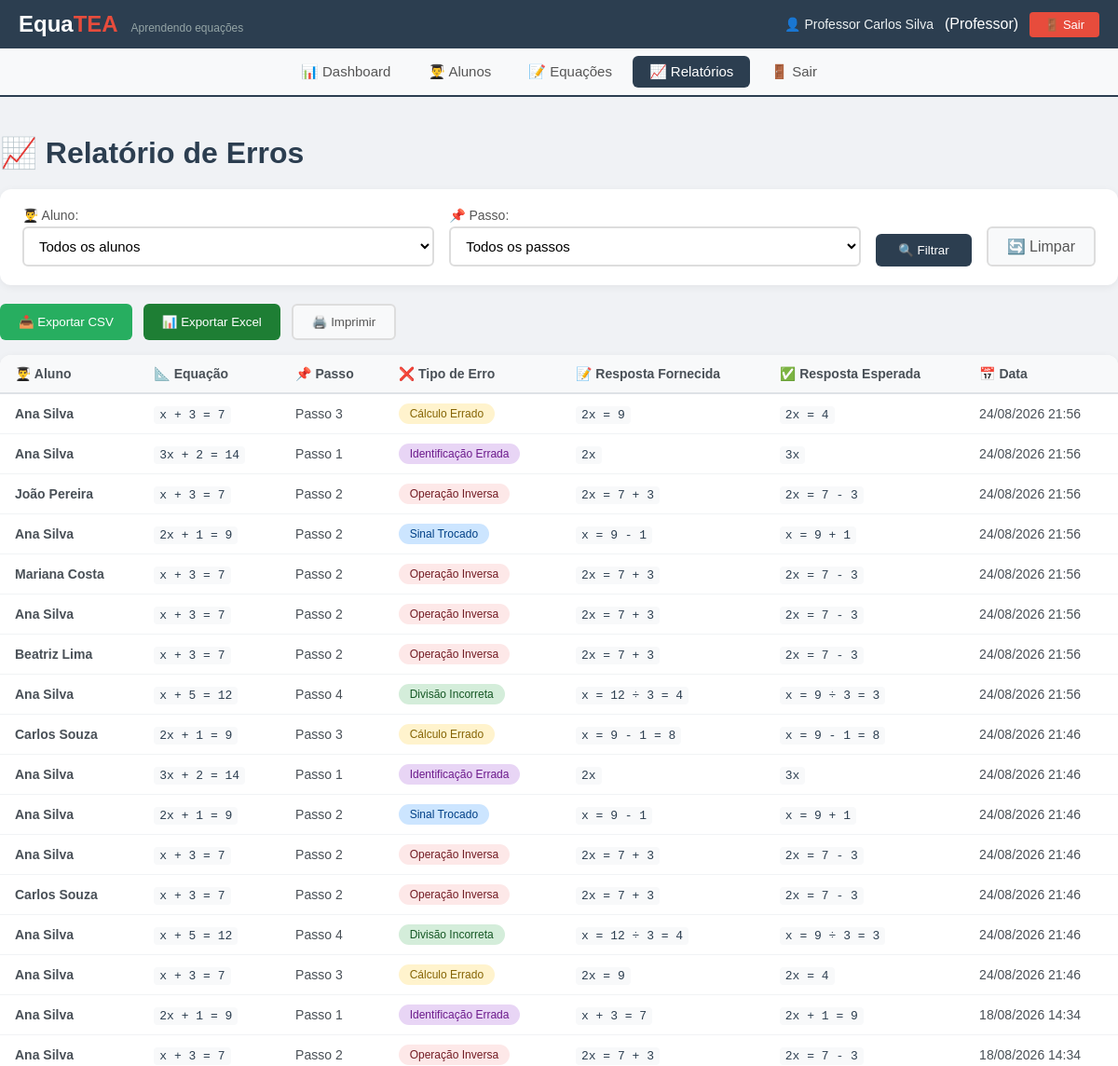
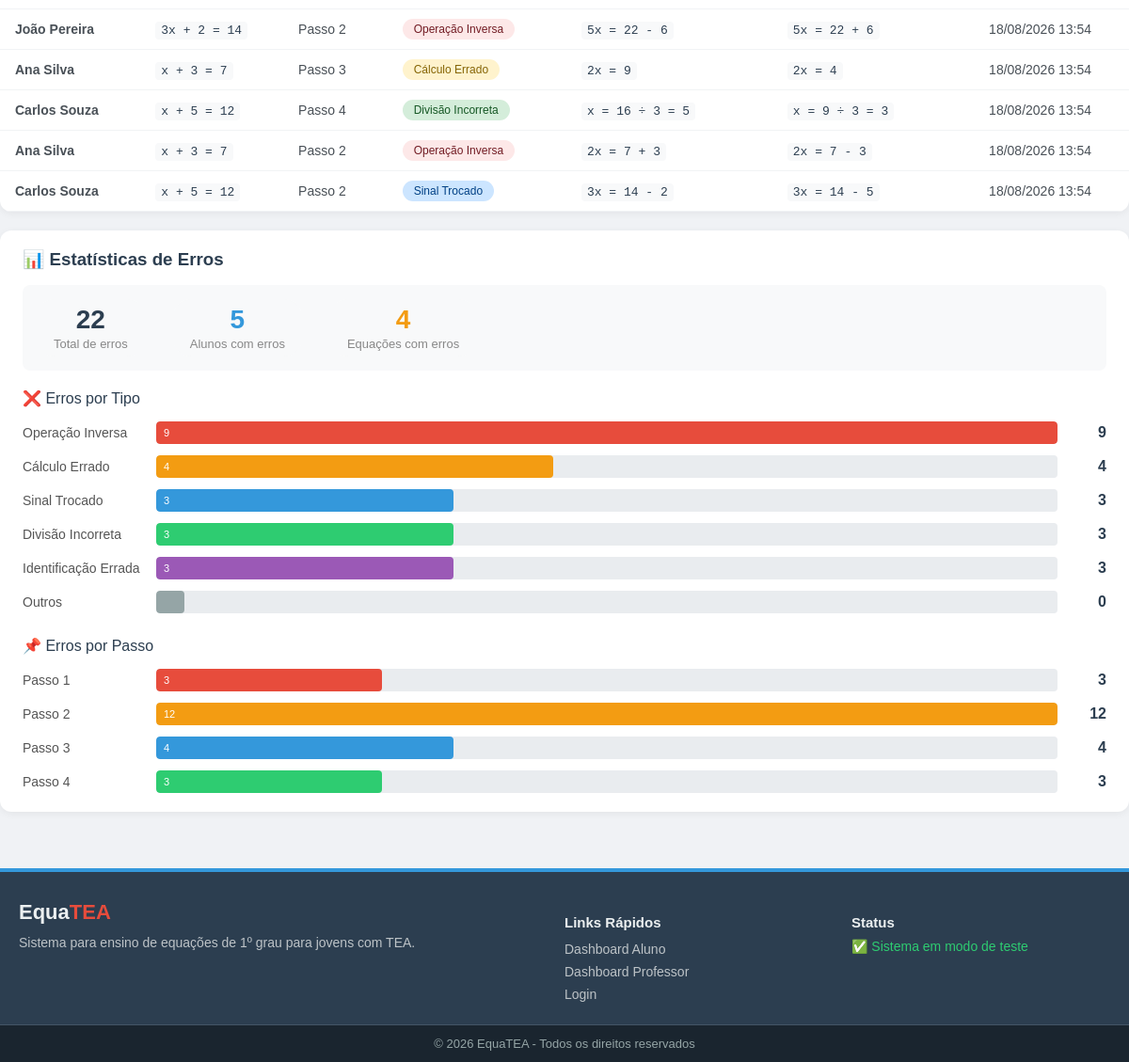
The app's page /index.php?view=relatorio (signed in) with its own data (2 pictures, top to bottom).
### tables this page shows
CREATE TABLE `registro_erros` (
  `id` int(11) NOT NULL,
  `aluno_id` int(11) NOT NULL,
  `equacao_id` int(11) NOT NULL,
  `passo` tinyint(4) NOT NULL CHECK (`passo` between 1 and 4),
  `tipo_erro` enum('operacao_inversa','calculo_errado','sinal_trocado','divisao_incorreta','identificacao_errada','outro') NOT NULL,
  `resposta_fornecida` varchar(100) DEFAULT NULL,
  `resposta_esperada` varchar(100) DEFAULT NULL,
  `data_erro` timestamp NOT NULL DEFAULT current_timestamp()
);

CREATE TABLE `usuarios` (
  `id` int(11) NOT NULL,
  `nome` varchar(100) NOT NULL,
  `email` varchar(100) NOT NULL,
  `senha_hash` varchar(255) NOT NULL,
  `tipo_perfil` enum('aluno','professor') NOT NULL DEFAULT 'aluno',
  `data_cadastro` timestamp NOT NULL DEFAULT current_timestamp(),
  `ultimo_acesso` datetime DEFAULT NULL,
  `ativo` tinyint(1) DEFAULT 1
);

### app/config/Database.php (called while the page is built, shortened)
<?php
class Database
{
    private static $instance = null;
    private $conn;
    private $host = 'localhost';
    private $dbname = 'equatea_db';
    private $username = 'root';
    private $password = '';
    private function __construct()
    {
        try {
            $this->conn = new PDO(
                "mysql:host={$this->host};dbname={$this->dbname};charset=utf8mb4",
                $this->username,
                $this->password,
                [
                    PDO::ATTR_ERRMODE => PDO::ERRMODE_EXCEPTION,
                    PDO::ATTR_DEFAULT_FETCH_MODE => PDO::FETCH_ASSOC,
                    PDO::ATTR_EMULATE_PREPARES => false
                ]
            );
        } catch (PDOException $e) {
            die("Erro na conexão com o banco de dados: " . $e->getMessage());
        }
    }
    public static function getInstance()
    {
        if (self::$instance === null) {
            self::$instance = new self();
        }
        return self::$instance;
    }
    public function getConnection()
    {
        return $this->conn;
    }
}

### app/models/RegistroErro.php (called while the page is built, shortened)
<?php
class RegistroErro
{
    private $db;
    public function __construct()
    {
        $this->db = Database::getInstance()->getConnection();
    }
    public function getRelatorioCompleto($aluno_id = null, $passo = null)
    {
        try {
            $sql = "SELECT
                        u.nome AS aluno,
                        a.id AS aluno_id,
                        CONCAT(
                            CASE WHEN e.a = 1 THEN 'x'
                                 WHEN e.a = -1 THEN '-x'
                                 ELSE CONCAT(e.a, 'x') END,
                            CASE WHEN e.b > 0 THEN CONCAT(' + ', e.b)
                                 WHEN e.b < 0 THEN CONCAT(' - ', ABS(e.b))
                                 ELSE '' END,
                            ' = ', e.c
                        ) AS equacao,
                        e.id AS equacao_id,
                        r.passo,
                        r.tipo_erro,
                        r.resposta_fornecida,
                        r.resposta_esperada,
                        r.data_erro,
                        a.id AS aluno_id
                    FROM registro_erros r
                    JOIN alunos a ON r.aluno_id = a.id
                    JOIN usuarios u ON a.usuario_id = u.id
                    JOIN equacoes e ON r.equacao_id = e.id";
            $params = [];
            $sql .= " ORDER BY r.data_erro DESC";
            $stmt = $this->db->prepare($sql);
            $stmt->execute($params);
            $result = $stmt->fetchAll(PDO::FETCH_ASSOC);
            return $result;
        } catch (PDOException $e) {
            error_log("Erro ao buscar relatório completo: " . $e->getMessage());
            return [];
        }
    }
}

### app/models/Equacao.php (called while the page is built, shortened)
<?php
class Equacao
{
    public function buscarTodas()
    {
        try {
            $db = Database::getInstance()->getConnection();
            $sql = "SELECT * FROM equacoes
                    ORDER BY CASE dificuldade
                        WHEN 'Fácil' THEN 1
                        WHEN 'Médio' THEN 2
                        WHEN 'Difícil' THEN 3
                        ELSE 4 END ASC, id DESC";
            $stmt = $db->query($sql);
            $result = $stmt->fetchAll(PDO::FETCH_ASSOC);
            return $result ?: [];
        } catch (PDOException $e) {
            error_log("Erro ao buscar todas as equações: " . $e->getMessage());
            return [];
        }
    }
}

### app/views/professor/relatorio.php (the view, shortened to what this page needs)
<?php
include_once __DIR__ . '/../partials/header.php';
include_once __DIR__ . '/../partials/menu_professor.php';
?>
<main class="container relatorio-container">
    <h1>📈 Relatório de Erros</h1>
    <div class="filtros-section">
        <form method="GET" action="" class="filtros-form">
            <div class="filtro-grupo">
                <label for="aluno">👨‍🎓 Aluno:</label>
                <select id="aluno" name="aluno">
                    <option value="">Todos os alunos</option>
                </select>
            </div>
            <div class="filtro-grupo">
                <label for="passo">📌 Passo:</label>
                <select id="passo" name="passo">
                    <option value="">Todos os passos</option>
                </select>
            </div>
            <button type="submit" class="btn-filtrar">🔍 Filtrar</button>
            <a href="?view=relatorio" class="btn-limpar">🔄 Limpar</a>
        </form>
    </div>
    <div class="relatorio-acoes">
        <button class="btn-exportar-csv" onclick="exportarCSV()">📥 Exportar CSV</button>
        <button class="btn-excel" onclick="exportarExcel()">📊 Exportar Excel</button>
        <button class="btn-imprimir" onclick="window.print()">🖨️ Imprimir</button>
    </div>
    <div class="tabela-wrapper">
        <table class="tabela-relatorio" id="tabela-relatorio">
            <thead>
                <tr>
                    <th>👨‍🎓 Aluno</th>
                    <th>📐 Equação</th>
                    <th>📌 Passo</th>
                    <th>❌ Tipo de Erro</th>
                    <th>📝 Resposta Fornecida</th>
                    <th>✅ Resposta Esperada</th>
                    <th>📅 Data</th>
                </tr>
            </thead>
            <tbody>
                <?php if (!empty($dados_relatorio) && is_array($dados_relatorio)): ?>
                    <?php foreach ($dados_relatorio as $r): ?>
                        <?php
                            $tipoErro = $r['tipo_erro'] ?? 'outro';
                            $tipoLabels = [
                                'operacao_inversa' => 'Operação Inversa',
                                'calculo_errado' => 'Cálculo Errado',
                                'sinal_trocado' => 'Sinal Trocado',
                                'divisao_incorreta' => 'Divisão Incorreta',
                                'identificacao_errada' => 'Identificação Errada',
                                'outro' => 'Outro'
                            ];
                            $tipoLabel = $tipoLabels[$tipoErro] ?? 'Outro';
                        ?>
                        <tr>
                            <td><strong><?php echo htmlspecialchars($r['aluno'] ?? 'N/A'); ?></strong></td>
                            <td><code><?php echo htmlspecialchars($r['equacao'] ?? 'N/A'); ?></code></td>
                            <td>Passo <?php echo $r['passo'] ?? '?'; ?></td>
                            <td>
                                <span class="badge-tipo-erro <?php echo $tipoErro; ?>">
                                    <?php echo $tipoLabel; ?>
                                </span>
                            </td>
                            <td>
                                <?php if (!empty($r['resposta_fornecida'])): ?>
                                    <code><?php echo htmlspecialchars($r['resposta_fornecida']); ?></code>
                                <?php else: ?>
                                    <span style="color: #999;">—</span>
                                <?php endif; ?>
                            </td>
                            <td>
                                <?php if (!empty($r['resposta_esperada'])): ?>
                                    <code><?php echo htmlspecialchars($r['resposta_esperada']); ?></code>
                                <?php else: ?>
                                    <span style="color: #999;">—</span>
                                <?php endif; ?>
                            </td>
                            <td><?php echo isset($r['data_erro']) ? date('d/m/Y H:i', strtotime($r['data_erro'])) : 'N/A'; ?></td>
                        </tr>
                    <?php endforeach; ?>
                <?php endif; ?>
            </tbody>
        </table>
    </div>
    <?php if (!empty($dados_relatorio) && is_array($dados_relatorio)):
        $total_erros = count($dados_relatorio);
        $alunos_com_erro = array_unique(array_column($dados_relatorio, 'aluno_id'));
        $total_alunos_com_erro = count($alunos_com_erro);
    ?>
        <div class="grafico-section">
            <h3>📊 Estatísticas de Erros</h3>
            <div class="resumo-erros">
                <div class="resumo-item">
                    <span class="resumo-numero"><?php echo $total_erros; ?></span>
                    <span class="resumo-label">Total de erros</span>
                </div>
                <div class="resumo-item">
                    <span class="resumo-numero" style="color: #3498db;"><?php echo $total_alunos_com_erro; ?></span>
                    <span class="resumo-label">Alunos com erros</span>
                </div>
                <div class="resumo-item">
                    <span class="resumo-numero" style="color: #f39c12;"><?php echo count(array_unique(array_column($dados_relatorio, 'equacao_id'))); ?></span>
                    <span class="resumo-label">Equações com erros</span>
                </div>
            </div>
            <h4 style="margin-top: 20px; margin-bottom: 15px; color: #2c3e50;">❌ Erros por Tipo</h4>
            <div class="grafico-barras">
                <?php
                $tipos = [
                    'operacao_inversa' => 'Operação Inversa',
                    'calculo_errado' => 'Cálculo Errado',
                    'sinal_trocado' => 'Sinal Trocado',
                    'divisao_incorreta' => 'Divisão Incorreta',
                    'identificacao_errada' => 'Identificação Errada',
                    'outro' => 'Outros'
                ];
                $totais = [];
                foreach ($dados_relatorio as $r) {
                    $tipo = $r['tipo_erro'] ?? 'outro';
                    $totais[$tipo] = ($totais[$tipo] ?? 0) + 1;
                }
                $max = max($totais) ?: 1;
                $cores = [
                    'operacao_inversa' => '#e74c3c',
                    'calculo_errado' => '#f39c12',
                    'sinal_trocado' => '#3498db',
                    'divisao_incorreta' => '#2ecc71',
                    'identificacao_errada' => '#9b59b6',
                    'outro' => '#95a5a6'
                ];
                ?>
                <?php foreach ($tipos as $key => $label):
                    $count = $totais[$key] ?? 0;
                    $percent = $count > 0 ? round(($count / $max) * 100) : 0;
                    $cor = $cores[$key] ?? '#95a5a6';
                ?>
                    <div class="grafico-item">
                        <span class="label"><?php echo $label; ?></span>
                        <div class="barra-wrapper">
                            <div class="barra" style="width: <?php echo $percent; ?>%; background: <?php echo $cor; ?>;">
                                <?php if ($count > 0): ?>
                                    <span style="color: white; font-size: 11px; padding-left: 8px; line-height: 24px;">
                                        <?php echo $count; ?>
                                    </span>
                                <?php endif; ?>
                            </div>
                        </div>
                        <span class="valor"><?php echo $count; ?></span>
                    </div>
                <?php endforeach; ?>
            </div>
            <h4 style="margin-top: 25px; margin-bottom: 15px; color: #2c3e50;">📌 Erros por Passo</h4>
            <div class="grafico-barras">
                <?php
                $passos = [
                    1 => 'Passo 1',
                    2 => 'Passo 2',
                    3 => 'Passo 3',
                    4 => 'Passo 4'
                ];
                $totais_passos = [];
                foreach ($dados_relatorio as $r) {
                    $passo = $r['passo'] ?? 0;
                    if ($passo >= 1 && $passo <= 4) {
                        $totais_passos[$passo] = ($totais_passos[$passo] ?? 0) + 1;
                    }
                }
                $max_passos = max($totais_passos) ?: 1;
                $cores_passos = ['#e74c3c', '#f39c12', '#3498db', '#2ecc71'];
                ?>
                <?php foreach ($passos as $key => $label):
                    $count = $totais_passos[$key] ?? 0;
                    $percent = $count > 0 ? round(($count / $max_passos) * 100) : 0;
                    $cor = $cores_passos[$key - 1] ?? '#95a5a6';
                ?>
                    <div class="grafico-item">
                        <span class="label"><?php echo $label; ?></span>
                        <div class="barra-wrapper">
                            <div class="barra" style="width: <?php echo $percent; ?>%; background: <?php echo $cor; ?>;">
                                <?php if ($count > 0): ?>
                                    <span style="color: white; font-size: 11px; padding-left: 8px; line-height: 24px;">
                                        <?php echo $count; ?>
                                    </span>
                                <?php endif; ?>
                            </div>
                        </div>
                        <span class="valor"><?php echo $count; ?></span>
                    </div>
                <?php endforeach; ?>
            </div>
        </div>
    <?php endif; ?>
</main>
<?php include_once __DIR__ . '/../partials/footer.php'; ?>

### records on screen
registro_erros: usuarios.nome "Ana Silva", equacao "x + 3 = 7", passo "3", tipo_erro "Cálculo Errado", resposta_fornecida "2x = 9", resposta_esperada "2x = 4", data_erro "24/08/2026 21:56"
registro_erros: usuarios.nome "Ana Silva", equacao "3x + 2 = 14", passo "1", tipo_erro "Identificação Errada", resposta_fornecida "2x", resposta_esperada "3x", data_erro "24/08/2026 21:56"
registro_erros: usuarios.nome "João Pereira", equacao "x + 3 = 7", passo "2", tipo_erro "Operação Inversa", resposta_fornecida "2x = 7 + 3", resposta_esperada "2x = 7 - 3", data_erro "24/08/2026 21:56"
registro_erros: usuarios.nome "Ana Silva", equacao "2x + 1 = 9", passo "2", tipo_erro "Sinal Trocado", resposta_fornecida "x = 9 - 1", resposta_esperada "x = 9 + 1", data_erro "24/08/2026 21:56"
registro_erros: usuarios.nome "Mariana Costa", equacao "x + 3 = 7", passo "2", tipo_erro "Operação Inversa", resposta_fornecida "2x = 7 + 3", resposta_esperada "2x = 7 - 3", data_erro "24/08/2026 21:56"
registro_erros: usuarios.nome "Ana Silva", equacao "x + 3 = 7", passo "2", tipo_erro "Operação Inversa", resposta_fornecida "2x = 7 + 3", resposta_esperada "2x = 7 - 3", data_erro "24/08/2026 21:56"
registro_erros: usuarios.nome "Beatriz Lima", equacao "x + 3 = 7", passo "2", tipo_erro "Operação Inversa", resposta_fornecida "2x = 7 + 3", resposta_esperada "2x = 7 - 3", data_erro "24/08/2026 21:56"
registro_erros: usuarios.nome "Ana Silva", equacao "x + 5 = 12", passo "4", tipo_erro "Divisão Incorreta", resposta_fornecida "x = 12 ÷ 3 = 4", resposta_esperada "x = 9 ÷ 3 = 3", data_erro "24/08/2026 21:56"
registro_erros: usuarios.nome "Carlos Souza", equacao "2x + 1 = 9", passo "3", tipo_erro "Cálculo Errado", resposta_fornecida "x = 9 - 1 = 8", resposta_esperada "x = 9 - 1 = 8", data_erro "24/08/2026 21:46"
registro_erros: usuarios.nome "Ana Silva", equacao "3x + 2 = 14", passo "1", tipo_erro "Identificação Errada", resposta_fornecida "2x", resposta_esperada "3x", data_erro "24/08/2026 21:46"
registro_erros: usuarios.nome "Ana Silva", equacao "2x + 1 = 9", passo "2", tipo_erro "Sinal Trocado", resposta_fornecida "x = 9 - 1", resposta_esperada "x = 9 + 1", data_erro "24/08/2026 21:46"
registro_erros: usuarios.nome "Ana Silva", equacao "x + 3 = 7", passo "2", tipo_erro "Operação Inversa", resposta_fornecida "2x = 7 + 3", resposta_esperada "2x = 7 - 3", data_erro "24/08/2026 21:46"
registro_erros: usuarios.nome "Carlos Souza", equacao "x + 3 = 7", passo "2", tipo_erro "Operação Inversa", resposta_fornecida "2x = 7 + 3", resposta_esperada "2x = 7 - 3", data_erro "24/08/2026 21:46"
registro_erros: usuarios.nome "Ana Silva", equacao "x + 5 = 12", passo "4", tipo_erro "Divisão Incorreta", resposta_fornecida "x = 12 ÷ 3 = 4", resposta_esperada "x = 9 ÷ 3 = 3", data_erro "24/08/2026 21:46"
registro_erros: usuarios.nome "Ana Silva", equacao "x + 3 = 7", passo "3", tipo_erro "Cálculo Errado", resposta_fornecida "2x = 9", resposta_esperada "2x = 4", data_erro "24/08/2026 21:46"
registro_erros: usuarios.nome "Ana Silva", equacao "2x + 1 = 9", passo "1", tipo_erro "Identificação Errada", resposta_fornecida "x + 3 = 7", resposta_esperada "2x + 1 = 9", data_erro "18/08/2026 14:34"
registro_erros: usuarios.nome "Ana Silva", equacao "x + 3 = 7", passo "2", tipo_erro "Operação Inversa", resposta_fornecida "2x = 7 + 3", resposta_esperada "2x = 7 - 3", data_erro "18/08/2026 14:34"
registro_erros: usuarios.nome "João Pereira", equacao "3x + 2 = 14", passo "2", tipo_erro "Operação Inversa", resposta_fornecida "5x = 22 - 6", resposta_esperada "5x = 22 + 6", data_erro "18/08/2026 13:54"
registro_erros: usuarios.nome "Ana Silva", equacao "x + 3 = 7", passo "3", tipo_erro "Cálculo Errado", resposta_fornecida "2x = 9", resposta_esperada "2x = 4", data_erro "18/08/2026 13:54"
registro_erros: usuarios.nome "Carlos Souza", equacao "x + 5 = 12", passo "4", tipo_erro "Divisão Incorreta", resposta_fornecida "x = 16 ÷ 3 = 5", resposta_esperada "x = 9 ÷ 3 = 3", data_erro "18/08/2026 13:54"
registro_erros: usuarios.nome "Ana Silva", equacao "x + 3 = 7", passo "2", tipo_erro "Operação Inversa", resposta_fornecida "2x = 7 + 3", resposta_esperada "2x = 7 - 3", data_erro "18/08/2026 13:54"
registro_erros: usuarios.nome "Carlos Souza", equacao "x + 5 = 12", passo "2", tipo_erro "Sinal Trocado", resposta_fornecida "3x = 14 - 2", resposta_esperada "3x = 14 - 5", data_erro "18/08/2026 13:54"

### other values on screen
$usuario_nome "Professor Carlos Silva"
$tipo_perfil "Professor"
$total_erros "22"
$total_alunos_com_erro "5"
count(array_unique(array_column($dados_relatorio, 'equacao_id'))) "4"
$label "Operação Inversa"
$count "9"
$label "Cálculo Errado"
$count "4"
$label "Sinal Trocado"
$count "3"
$label "Divisão Incorreta"
$label "Identificação Errada"
$label "Outros"
$count "0"
